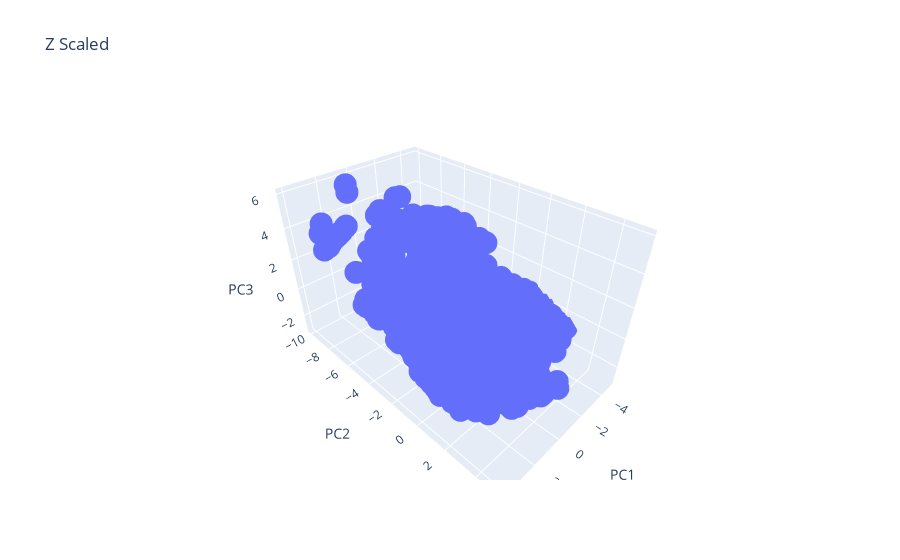
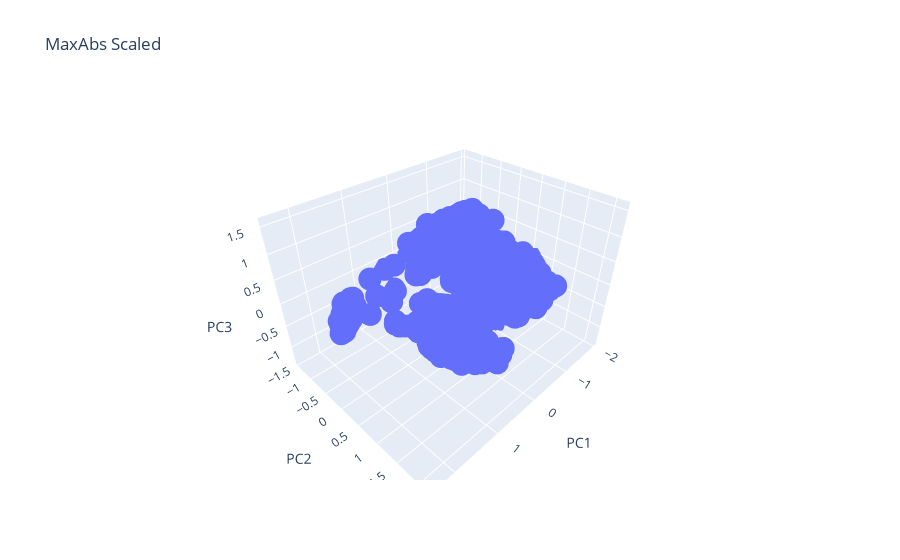
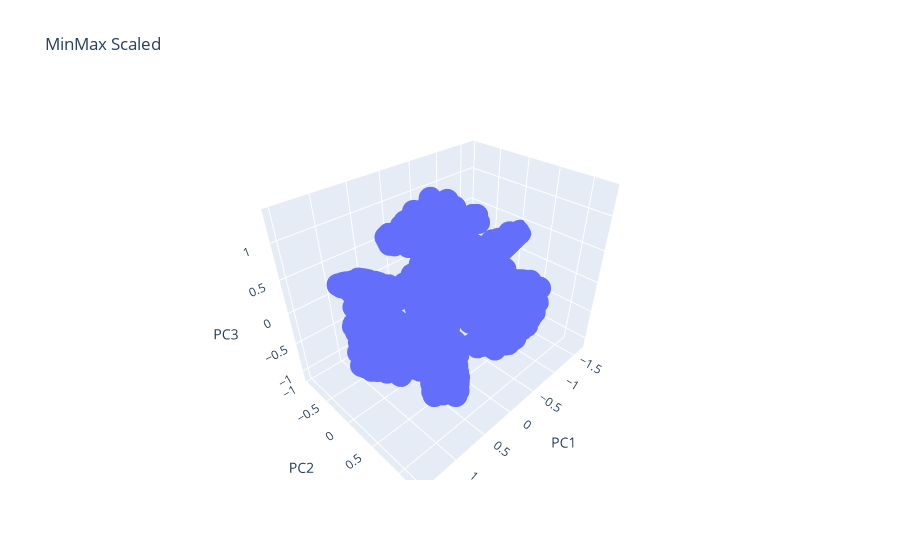
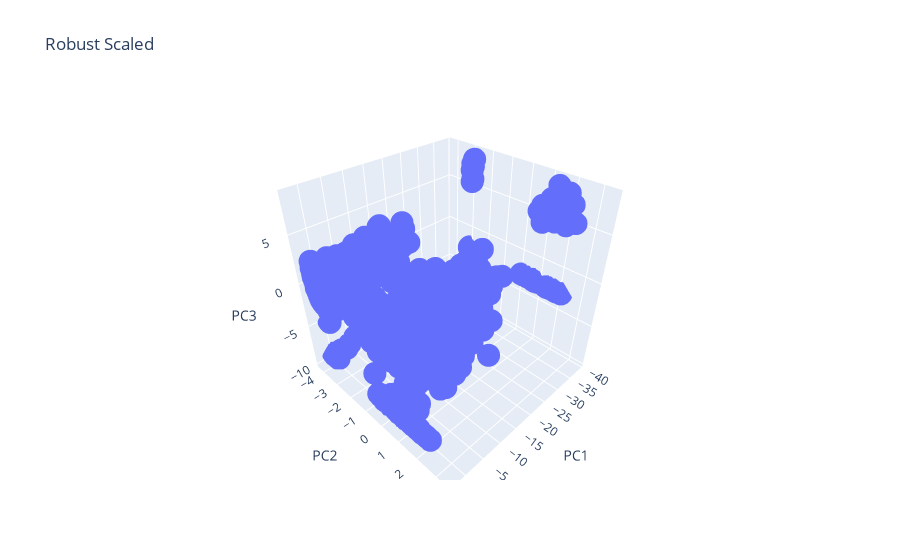

Notebook code cell kept with these figures, in order:
### Code cell
# visualize 3D scatter plot of the first 3 principal components for each scaled dataset
for name, pca_data in all_pca_data.items():
    scatter_plot3D(pca_data, name)

### Figure 1 — Plotly figure (JSON) as saved in the notebook; plotly's stock layout.template omitted (floating-point values rounded to 4 significant figures; data arrays with more than 128 entries replaced by an {"elided": "..."} marker saying what was removed)
{"data": [{"hovertemplate": "PC1=%{x}<br>PC2=%{y}<br>PC3=%{z}<extra></extra>", "legendgroup": "", "marker": {"color": "#636efa", "symbol": "circle"}, "mode": "markers", "name": "", "scene": "scene", "showlegend": false, "type": "scatter3d", "x": {"elided": "8949 float values"}, "y": {"elided": "8949 float values"}, "z": {"elided": "8949 float values"}}], "layout": {"legend": {"tracegroupgap": 0}, "scene": {"domain": {"x": [0, 1], "y": [0, 1]}, "xaxis": {"title": {"text": "PC1"}}, "yaxis": {"title": {"text": "PC2"}}, "zaxis": {"title": {"text": "PC3"}}}, "title": {"text": "Z Scaled"}}}

### Figure 2 — Plotly figure (JSON) as saved in the notebook; plotly's stock layout.template omitted (floating-point values rounded to 4 significant figures; data arrays with more than 128 entries replaced by an {"elided": "..."} marker saying what was removed)
{"data": [{"hovertemplate": "PC1=%{x}<br>PC2=%{y}<br>PC3=%{z}<extra></extra>", "legendgroup": "", "marker": {"color": "#636efa", "symbol": "circle"}, "mode": "markers", "name": "", "scene": "scene", "showlegend": false, "type": "scatter3d", "x": {"elided": "8949 float values"}, "y": {"elided": "8949 float values"}, "z": {"elided": "8949 float values"}}], "layout": {"legend": {"tracegroupgap": 0}, "scene": {"domain": {"x": [0, 1], "y": [0, 1]}, "xaxis": {"title": {"text": "PC1"}}, "yaxis": {"title": {"text": "PC2"}}, "zaxis": {"title": {"text": "PC3"}}}, "title": {"text": "MaxAbs Scaled"}}}

### Figure 3 — Plotly figure (JSON) as saved in the notebook; plotly's stock layout.template omitted (floating-point values rounded to 4 significant figures; data arrays with more than 128 entries replaced by an {"elided": "..."} marker saying what was removed)
{"data": [{"hovertemplate": "PC1=%{x}<br>PC2=%{y}<br>PC3=%{z}<extra></extra>", "legendgroup": "", "marker": {"color": "#636efa", "symbol": "circle"}, "mode": "markers", "name": "", "scene": "scene", "showlegend": false, "type": "scatter3d", "x": {"elided": "8949 float values"}, "y": {"elided": "8949 float values"}, "z": {"elided": "8949 float values"}}], "layout": {"legend": {"tracegroupgap": 0}, "scene": {"domain": {"x": [0, 1], "y": [0, 1]}, "xaxis": {"title": {"text": "PC1"}}, "yaxis": {"title": {"text": "PC2"}}, "zaxis": {"title": {"text": "PC3"}}}, "title": {"text": "MinMax Scaled"}}}

### Figure 4 — Plotly figure (JSON) as saved in the notebook; plotly's stock layout.template omitted (floating-point values rounded to 4 significant figures; data arrays with more than 128 entries replaced by an {"elided": "..."} marker saying what was removed)
{"data": [{"hovertemplate": "PC1=%{x}<br>PC2=%{y}<br>PC3=%{z}<extra></extra>", "legendgroup": "", "marker": {"color": "#636efa", "symbol": "circle"}, "mode": "markers", "name": "", "scene": "scene", "showlegend": false, "type": "scatter3d", "x": {"elided": "8949 float values"}, "y": {"elided": "8949 float values"}, "z": {"elided": "8949 float values"}}], "layout": {"legend": {"tracegroupgap": 0}, "scene": {"domain": {"x": [0, 1], "y": [0, 1]}, "xaxis": {"title": {"text": "PC1"}}, "yaxis": {"title": {"text": "PC2"}}, "zaxis": {"title": {"text": "PC3"}}}, "title": {"text": "Robust Scaled"}}}
